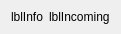
<?xml version="1.0" encoding="UTF-8"?>
<ui version="4.0">
 <class>MailInfoWidgetClass</class>
 <widget class="QWidget" name="MailInfoWidgetClass">
  <property name="geometry">
   <rect>
    <x>0</x>
    <y>0</y>
    <width>107</width>
    <height>34</height>
   </rect>
  </property>
  <property name="minimumSize">
   <size>
    <width>0</width>
    <height>34</height>
   </size>
  </property>
  <layout class="QHBoxLayout" name="horizontalLayout">
   <property name="topMargin">
    <number>5</number>
   </property>
   <property name="bottomMargin">
    <number>5</number>
   </property>
   <item>
    <widget class="QLabel" name="lblInfo">
     <property name="sizePolicy">
      <sizepolicy hsizetype="Expanding" vsizetype="Preferred">
       <horstretch>0</horstretch>
       <verstretch>0</verstretch>
      </sizepolicy>
     </property>
     <property name="text">
      <string notr="true">lblInfo</string>
     </property>
     <property name="textFormat">
      <enum>Qt::PlainText</enum>
     </property>
     <property name="wordWrap">
      <bool>true</bool>
     </property>
    </widget>
   </item>
   <item>
    <widget class="QLabel" name="lblIncoming">
     <property name="text">
      <string notr="true">lblIncoming</string>
     </property>
     <property name="textFormat">
      <enum>Qt::RichText</enum>
     </property>
     <property name="openExternalLinks">
      <bool>true</bool>
     </property>
    </widget>
   </item>
  </layout>
 </widget>
 <layoutdefault spacing="6" margin="11"/>
 <resources/>
 <connections/>
</ui>
